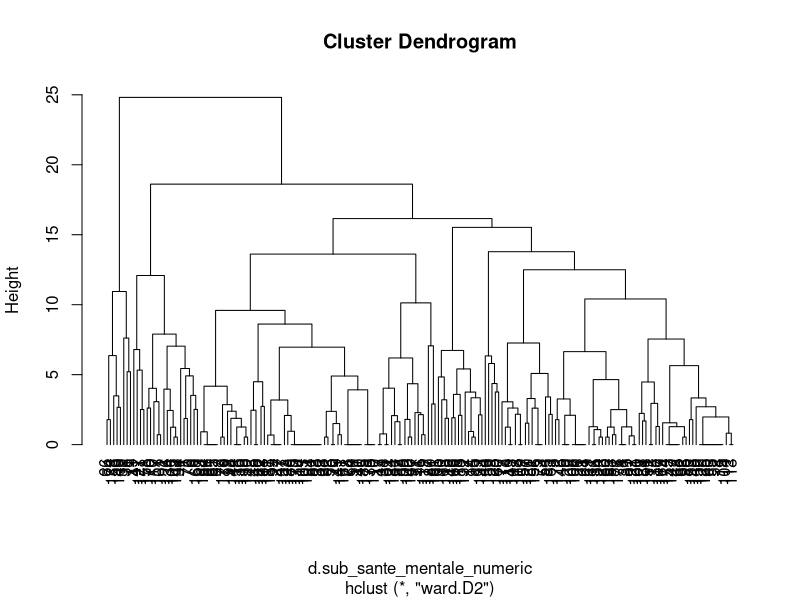
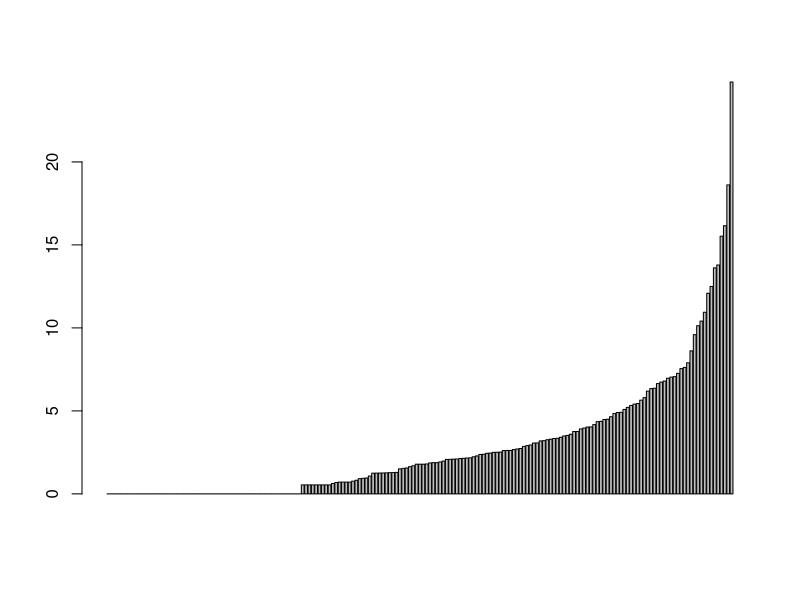
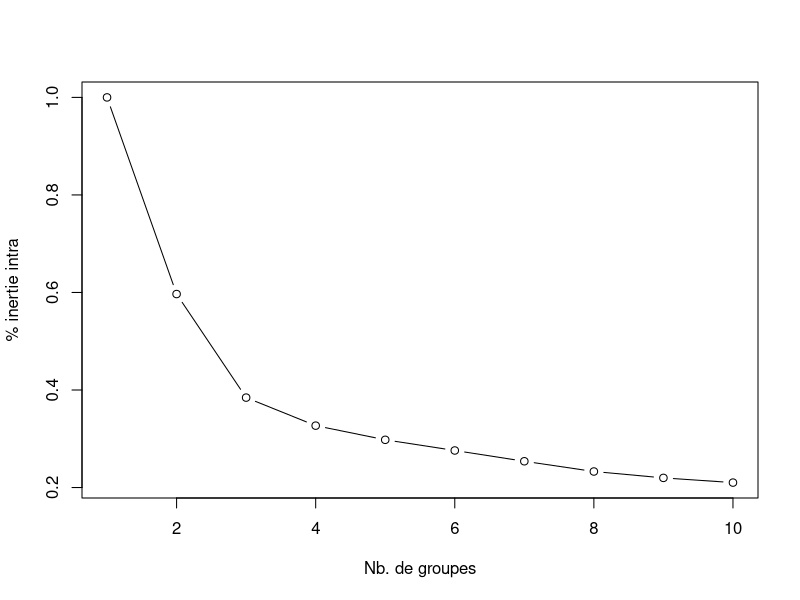
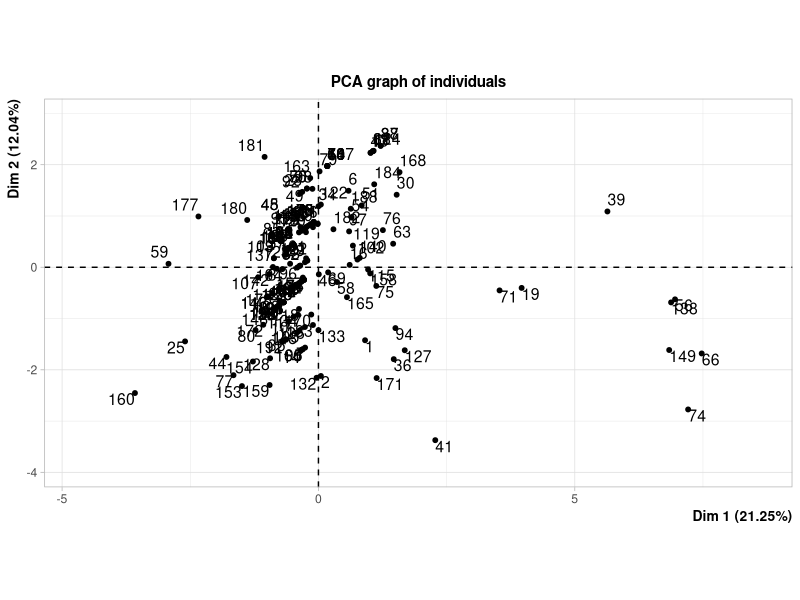
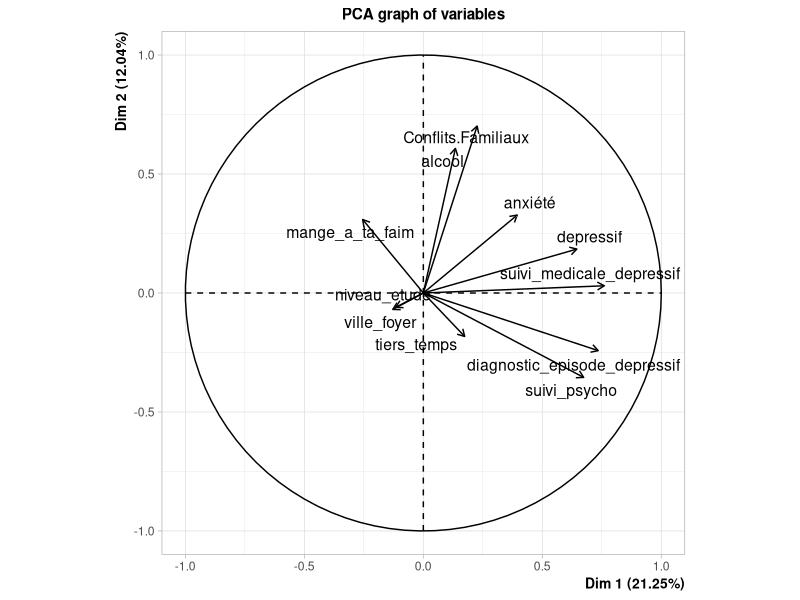

Reproduce these figures in R, in order.
## ---- chunk 1
sub_sante_mentale=read.csv("sante_mentale_regrouped.csv")
sub_sante_mentale <- sub_sante_mentale[sub_sante_mentale$depressif %in% c("Oui", "Non"), ]

# Convertir toutes les variables du dataframe en facteurs
for (column in names(sub_sante_mentale)) {
  sub_sante_mentale[[column]] <- as.factor(sub_sante_mentale[[column]])
}

# Subsetting the dataframe to keep only rows where depressif is "Oui" or "Non"
sub_sante_mentale

# Assuming your data frame is named 'data'
sub_sante_mentale <- sub_sante_mentale[c("ville_foyer", "mange_a_ta_faim", "alcool", "Conflits.Familiaux", 
                        "tiers_temps", "niveau_etude", "anxiété", "suivi_psycho", 
                        "diagnostic_episode_depressif", "depressif", "suivi_medicale_depressif")]

sub_sante_mentale
## ---- chunk 2
sub_sante_mentale_numeric <- as.data.frame(lapply(sub_sante_mentale, function(x) {
  if(is.factor(x)) as.numeric(x) else x
}))

sub_sante_mentale_numeric.cr <- scale(sub_sante_mentale_numeric, center = TRUE, scale = TRUE)
## ---- chunk 3
d.sub_sante_mentale_numeric = dist(sub_sante_mentale_numeric.cr)
cah.ward <- hclust(d.sub_sante_mentale_numeric, method="ward.D2")
plot(cah.ward,hang=-1)
## ---- chunk 4
barplot(cah.ward$height)
## ---- chunk 5
inertie.intra <- rep(0,times=10)
for (k in 1:10){
  kmeans.result <- kmeans(sub_sante_mentale_numeric,centers=k,nstart=100)
  inertie.intra[k] <- kmeans.result$tot.withinss/kmeans.result$totss
}
# graphique
plot(1:10,inertie.intra,type="b",xlab="Nb. de groupes",ylab="% inertie intra")
## ---- chunk 6
kmeans.result <- kmeans(sub_sante_mentale_numeric,centers = 3)
kmeans.result$size
## ---- chunk 7
library(FactoMineR)
res = PCA(sub_sante_mentale_numeric,scale.unit = TRUE)
